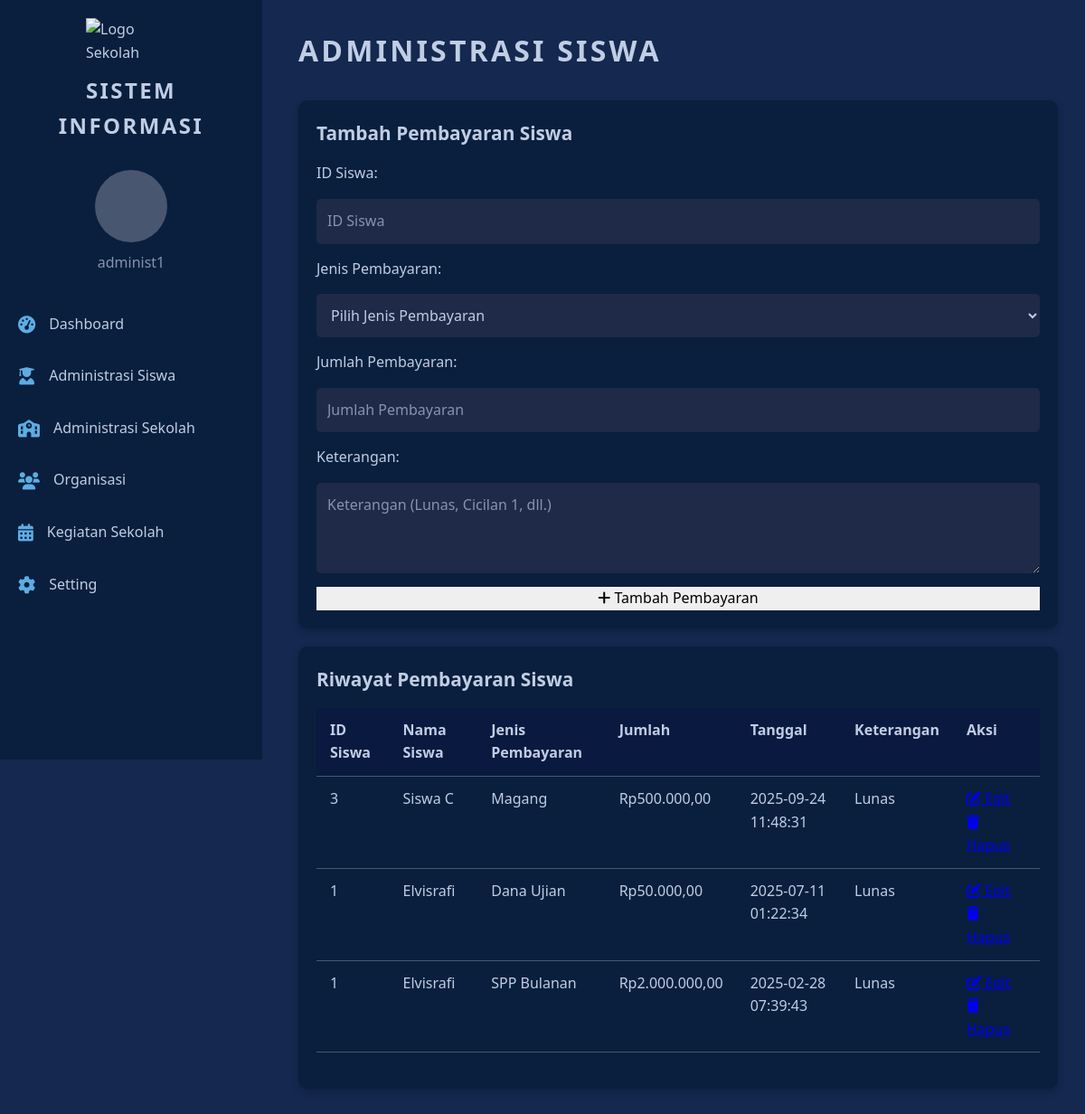
/administrasi_siswa.php (signed in), run on the app's committed database.
### tables this page shows
CREATE TABLE `payments` (
  `id` int(11) NOT NULL,
  `student_id` int(11) NOT NULL,
  `amount` decimal(10,2) NOT NULL,
  `date` timestamp NOT NULL DEFAULT current_timestamp(),
  `keterangan` varchar(255) DEFAULT NULL,
  `administrasi_id` int(11) DEFAULT NULL
);

CREATE TABLE `students` (
  `id` int(11) NOT NULL,
  `name` varchar(100) NOT NULL,
  `username` varchar(50) NOT NULL,
  `class_id` int(11) NOT NULL,
  `created_at` timestamp NOT NULL DEFAULT current_timestamp(),
  `nisn` varchar(20) DEFAULT NULL,
  `tempat_lahir` varchar(100) DEFAULT NULL,
  `tanggal_lahir` date DEFAULT NULL,
  `jenis_kelamin` enum('L','P') DEFAULT NULL,
  `agama` varchar(50) DEFAULT NULL,
  `status_keluarga` varchar(50) DEFAULT NULL,
  `anak_ke` int(11) DEFAULT NULL,
  `alamat` text DEFAULT NULL,
  `nomor_telepon` varchar(15) DEFAULT NULL,
  `sekolah_asal` varchar(100) DEFAULT NULL,
  `diterima_di_kelas` varchar(10) DEFAULT NULL,
  `tanggal_diterima` date DEFAULT NULL,
  `nama_orang_tua` varchar(100) DEFAULT NULL,
  `alamat_orang_tua` text DEFAULT NULL,
  `nama_wali` varchar(100) DEFAULT NULL,
  `alamat_wali` varchar(255) DEFAULT NULL,
  `pekerjaan_wali` varchar(100) DEFAULT NULL,
  `nama_ayah` varchar(100) DEFAULT NULL,
  `nama_ibu` varchar(100) DEFAULT NULL,
  `pekerjaan_ayah` varchar(100) DEFAULT NULL,
  `pekerjaan_ibu` varchar(100) DEFAULT NULL,
  `profile_picture` varchar(255) DEFAULT NULL
);

### administrasi_siswa.php (the view, shortened to what this page needs)
<?php
include 'config.php';
$username = $_SESSION['username'];
$siswa_pembayaran = $conn->query("SELECT s.id, s.name, p.amount, p.date, p.id AS payment_id, p.keterangan, a.title AS jenis_pembayaran
                                    FROM students s
                                    JOIN payments p ON s.id = p.student_id
                                    JOIN administrations a ON p.administrasi_id = a.id
                                    ORDER BY p.date DESC");
?>
<!DOCTYPE html>
<html lang="en">
<head>
    <link rel="stylesheet" href="https://cdnjs.cloudflare.com/ajax/libs/font-awesome/6.0.0-beta3/css/all.min.css">
</head>
<body>
    <div class="sidebar">
        <img src="images/Logo SMK.png" alt="Logo Sekolah" class="logo">
        <h2>SISTEM INFORMASI</h2>
        <div class="user-info">
            <div class="profile-picture">
            </div>
            <span><?php echo htmlspecialchars($username); ?></span>
        </div>
        <a href="administrasi_dashboard.php"><i class="fas fa-tachometer-alt"></i> Dashboard</a>
        <a href="administrasi_siswa.php"><i class="fas fa-user-graduate"></i> Administrasi Siswa</a>
        <a href="administrasi_sekolah.php"><i class="fas fa-school"></i> Administrasi Sekolah</a>
        <a href="administrasi_organisasi.php"><i class="fas fa-users"></i> Organisasi</a>
        <a href="administrasi_kegiatan.php"><i class="fas fa-calendar-alt"></i> Kegiatan Sekolah</a>
        <a href="#" onclick="toggleSetting()"><i class="fas fa-cog"></i> Setting</a>
    </div>
    <div class="container">
        <h2 class="dashboard-title">ADMINISTRASI SISWA</h2>
        <div class="card">
            <h3>Tambah Pembayaran Siswa</h3>
            <form method="POST" class="form-container">
                <label for="student_id">ID Siswa:</label>
                <input type="number" name="student_id" placeholder="ID Siswa" required>
                <label for="administrasi_id">Jenis Pembayaran:</label>
                <select name="administrasi_id" required>
                    <option value="">Pilih Jenis Pembayaran</option>
                </select>
                <label for="amount">Jumlah Pembayaran:</label>
                <input type="number" name="amount" placeholder="Jumlah Pembayaran" required>
                <label for="keterangan">Keterangan:</label>
                <textarea name="keterangan" placeholder="Keterangan (Lunas, Cicilan 1, dll.)" required></textarea>
                <button type="submit"><i class="fas fa-plus"></i> Tambah Pembayaran</button>
            </form>
        </div>
        <div class="card">
            <h3>Riwayat Pembayaran Siswa</h3>
            <table>
                <thead>
                    <tr>
                        <th>ID Siswa</th>
                        <th>Nama Siswa</th>
                        <th>Jenis Pembayaran</th>
                        <th>Jumlah</th>
                        <th>Tanggal</th>
                        <th>Keterangan</th>
                        <th>Aksi</th>
                    </tr>
                </thead>
                <tbody>
                    <?php if ($siswa_pembayaran->num_rows > 0) : ?>
                        <?php
                        mysqli_data_seek($siswa_pembayaran, 0);
                        while ($row = $siswa_pembayaran->fetch_assoc()) : ?>
                            <tr>
                                <td><?= htmlspecialchars($row['id']) ?></td>
                                <td><?= htmlspecialchars($row['name']) ?></td>
                                <td><?= htmlspecialchars($row['jenis_pembayaran']) ?></td>
                                <td>Rp<?= number_format(htmlspecialchars($row['amount']), 2, ',', '.') ?></td>
                                <td><?= htmlspecialchars($row['date']) ?></td>
                                <td><?= htmlspecialchars($row['keterangan']) ?></td>
                                <td>
                                    <a href="?edit_payment_id=<?= htmlspecialchars($row['payment_id']) ?>"><i class="fas fa-edit"></i> Edit</a>
                                    <a href="?delete_payment_id=<?= htmlspecialchars($row['payment_id']) ?>" onclick="return confirm('Apakah Anda yakin ingin menghapus pembayaran ini?')"><i class="fas fa-trash"></i> Hapus</a>
                                </td>
                            </tr>
                        <?php endwhile; ?>
                    <?php else : ?>
                        <tr>
                            <td colspan="7">Tidak ada data pembayaran siswa.</td>
                        </tr>
                    <?php endif; ?>
                </tbody>
            </table>
        </div>
    </div>
</body>
</html>

### administrasi_siswa.php (style rules this page uses)
body, h1, h2, h3, p, ul, li, button, table, th, td, input, select, textarea { margin: 0; padding: 0; border: 0; font-size: 100%; font: inherit; vertical-align: baseline; box-sizing: border-box; }
body { font-family: 'Segoe UI', Tahoma, Geneva, Verdana, sans-serif; background-color: #142850; color: #c0cde4; line-height: 1.6; overflow-x: hidden; display: flex; min-height: 100vh; }
.sidebar { width: 250px; background-color: #091f3d; padding: 20px; display: flex; flex-direction: column; align-items: center; position: fixed; height: 100vh; overflow-y: auto; scrollbar-width: none; -ms-overflow-style: none; }
.logo { width: 100px; margin-bottom: 10px; }
.sidebar h2 { font-size: 1.5em; font-weight: 600; color: #c0cde4; margin-bottom: 30px; text-transform: uppercase; letter-spacing: 0.1em; text-align: center; width: 100%; }
.user-info { display: flex; flex-direction: column; align-items: center; margin-bottom: 30px; }
.profile-picture { width: 80px; height: 80px; border-radius: 50%; background-color: #495670; margin-bottom: 10px; }
.user-info span { font-size: 1em; color: #8892b0; }
.sidebar a { display: flex; align-items: center; width: 100%; padding: 12px; margin-bottom: 8px; background-color: transparent; color: #c0cde4; text-decoration: none; border-radius: 8px; transition: background-color 0.3s ease; }
.sidebar a i { margin-right: 15px; font-size: 1.2em; color: #5dade2; }
.container { flex: 1; padding: 30px; margin-left: 300px; }
.dashboard-title { font-size: 2em; font-weight: 700; color: #c0cde4; letter-spacing: 0.1em; margin-bottom: 30px; text-transform: uppercase; text-align: left; }
.card { background-color: #091f3d; border-radius: 10px; padding: 20px; margin-bottom: 20px; box-shadow: 0 4px 8px rgba(0, 0, 0, 0.2); }
.card h3 { font-size: 1.3em; font-weight: 600; color: #c0cde4; margin-bottom: 15px; }
table { width: 100%; border-collapse: collapse; margin-bottom: 20px; }
th, td { padding: 12px 15px; text-align: left; border-bottom: 1px solid #495670; }
th { background-color: #0a193f; color: #c0cde4; font-weight: 600; }
.form-container { display: flex; flex-direction: column; gap: 15px; }
.form-container input, .form-container textarea, .form-container select { padding: 12px; border: none; border-radius: 5px; background-color: #1e2a47; color: #c0cde4; font-family: 'Segoe UI', Tahoma, Geneva, Verdana, sans-serif; font-size: 1em; outline: none; resize: vertical; }
.form-container input::placeholder, .form-container textarea::placeholder, .form-container select::placeholder { color: #8892b0; }
.form-container textarea { height: 100px; }

### data on the page
payments: student "3", student.name "Siswa C", administrasi.title "Magang", amount "500.000,00", date "2025-09-24 11:48:31", keterangan "Lunas"
payments: student "1", student.name "Elvisrafi", administrasi.title "Dana Ujian", amount "50.000,00", date "2025-07-11 01:22:34", keterangan "Lunas"
payments: student "1", student.name "Elvisrafi", administrasi.title "SPP Bulanan", amount "2.000.000,00", date "2025-02-28 07:39:43", keterangan "Lunas"

### other printed values
$username "administ1"
